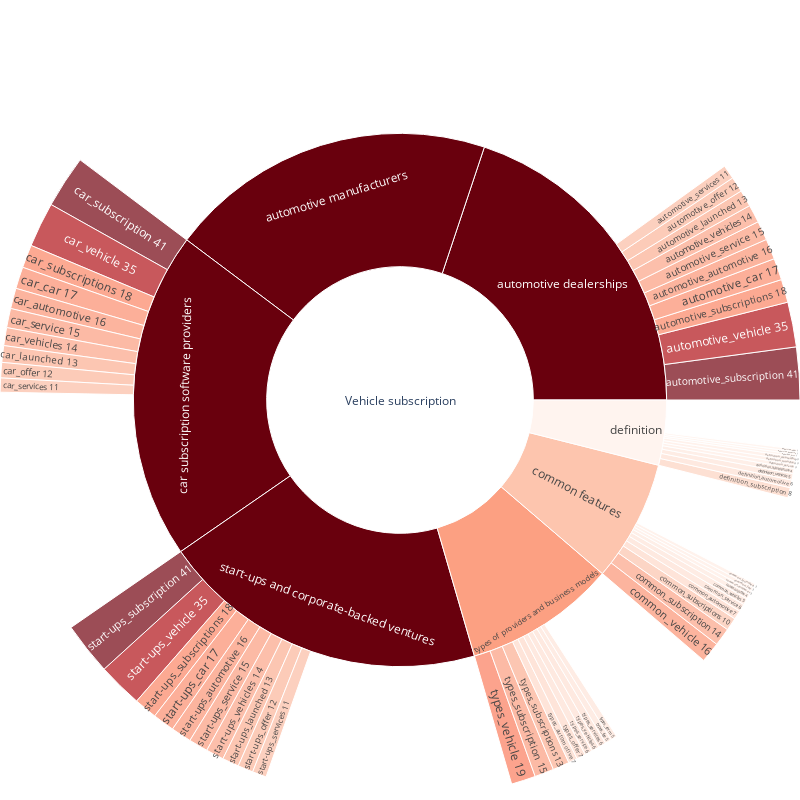

Notebook code cell kept with this figure:
### Code cell
import plotly.graph_objects as go
fig = go.Figure(go.Sunburst(labels = sb_words,
                            parents = sb_contents,
                            values = sb_count,
                            marker = dict(colors=sb_color)
                           ))
fig.update_layout(width=800, height=800,
                  margin = dict(t=0, l=0, r=0, b=0))
fig.show()

### Figure 1 — Plotly figure (JSON) as saved in the notebook; plotly's stock layout.template omitted (floating-point values rounded to 4 significant figures)
{"data": [{"labels": ["definition_subscription 8", "definition_automotive 6", "definition_vehicle 5", "definition_subscriptions 4", "definition_service 3", "definition_launched 3", "definition_dealership 3", "definition_first 2", "definition_flexdrive 2", "definition_offer 2", "common_vehicle 16", "common_subscription 14", "common_subscriptions 10", "common_automotive 7", "common_service 6", "common_vehicles 5", "common_offer 4", "common_customer 3", "common_fee 3", "common_launched 3", "types_vehicle 19", "types_subscription 15", "types_subscriptions 13", "types_automotive 7", "types_offer 7", "types_service 6", "types_vehicles 6", "types_services 6", "types_fee 5", "types_term 5", "automotive_subscription 41", "automotive_vehicle 35", "automotive_subscriptions 18", "automotive_car 17", "automotive_automotive 16", "automotive_service 15", "automotive_vehicles 14", "automotive_launched 13", "automotive_offer 12", "automotive_services 11", "automotive_subscription 41", "automotive_vehicle 35", "automotive_subscriptions 18", "automotive_car 17", "automotive_automotive 16", "automotive_service 15", "automotive_vehicles 14", "automotive_launched 13", "automotive_offer 12", "automotive_services 11", "start-ups_subscription 41", "start-ups_vehicle 35", "start-ups_subscriptions 18", "start-ups_car 17", "start-ups_automotive 16", "start-ups_service 15", "start-ups_vehicles 14", "start-ups_launched 13", "start-ups_offer 12", "start-ups_services 11", "car_subscription 41", "car_vehicle 35", "car_subscriptions 18", "car_car 17", "car_automotive 16", "car_service 15", "car_vehicles 14", "car_launched 13", "car_offer 12", "car_services 11", "automotive dealerships", "automotive manufacturers", "car subscription software providers", "common features", "definition", "start-ups and corporate-backed ventures", "types of providers and business models"], "marker": {"colors": ["#fdd3c1", "#fee1d3", "#fee5d9", "#fee9df", "#ffede5", "#ffede5", "#ffede5", "#fff1ea", "#fff1ea", "#fff1ea", "#fc9576", "#fca588", "#fcc4ad", "#fedaca", "#fee1d3", "#fee5d9", "#fee9df", "#ffede5", "#ffede5", "#ffede5", "#fb7d5d", "#fc9d7f", "#fcae92", "#fedaca", "#fedaca", "#fee1d3", "#fee1d3", "#fee1d3", "#fee5d9", "#fee5d9", "#73030f", "#b21218", "#fc8565", "#fc8e6e", "#fc9576", "#fc9d7f", "#fca588", "#fcae92", "#fcb69b", "#fcbda4", "#73030f", "#b21218", "#fc8565", "#fc8e6e", "#fc9576", "#fc9d7f", "#fca588", "#fcae92", "#fcb69b", "#fcbda4", "#73030f", "#b21218", "#fc8565", "#fc8e6e", "#fc9576", "#fc9d7f", "#fca588", "#fcae92", "#fcb69b", "#fcbda4", "#73030f", "#b21218", "#fc8565", "#fc8e6e", "#fc9576", "#fc9d7f", "#fca588", "#fcae92", "#fcb69b", "#fcbda4", "#69000d", "#69000d", "#69000d", "#fdc5ae", "#fff4ef", "#69000d", "#fca082"]}, "parents": ["definition", "definition", "definition", "definition", "definition", "definition", "definition", "definition", "definition", "definition", "common features", "common features", "common features", "common features", "common features", "common features", "common features", "common features", "common features", "common features", "types of providers and business models", "types of providers and business models", "types of providers and business models", "types of providers and business models", "types of providers and business models", "types of providers and business models", "types of providers and business models", "types of providers and business models", "types of providers and business models", "types of providers and business models", "automotive manufacturers", "automotive manufacturers", "automotive manufacturers", "automotive manufacturers", "automotive manufacturers", "automotive manufacturers", "automotive manufacturers", "automotive manufacturers", "automotive manufacturers", "automotive manufacturers", "automotive dealerships", "automotive dealerships", "automotive dealerships", "automotive dealerships", "automotive dealerships", "automotive dealerships", "automotive dealerships", "automotive dealerships", "automotive dealerships", "automotive dealerships", "start-ups and corporate-backed ventures", "start-ups and corporate-backed ventures", "start-ups and corporate-backed ventures", "start-ups and corporate-backed ventures", "start-ups and corporate-backed ventures", "start-ups and corporate-backed ventures", "start-ups and corporate-backed ventures", "start-ups and corporate-backed ventures", "start-ups and corporate-backed ventures", "start-ups and corporate-backed ventures", "car subscription software providers", "car subscription software providers", "car subscription software providers", "car subscription software providers", "car subscription software providers", "car subscription software providers", "car subscription software providers", "car subscription software providers", "car subscription software providers", "car subscription software providers", "Vehicle subscription", "Vehicle subscription", "Vehicle subscription", "Vehicle subscription", "Vehicle subscription", "Vehicle subscription", "Vehicle subscription"], "type": "sunburst", "values": [8, 6, 5, 4, 3, 3, 3, 2, 2, 2, 16, 14, 10, 7, 6, 5, 4, 3, 3, 3, 19, 15, 13, 7, 7, 6, 6, 6, 5, 5, 41, 35, 18, 17, 16, 15, 14, 13, 12, 11, 41, 35, 18, 17, 16, 15, 14, 13, 12, 11, 41, 35, 18, 17, 16, 15, 14, 13, 12, 11, 41, 35, 18, 17, 16, 15, 14, 13, 12, 11, 192, 192, 192, 71, 38, 192, 89]}], "layout": {"height": 800, "margin": {"b": 0, "l": 0, "r": 0, "t": 0}, "width": 800}}
